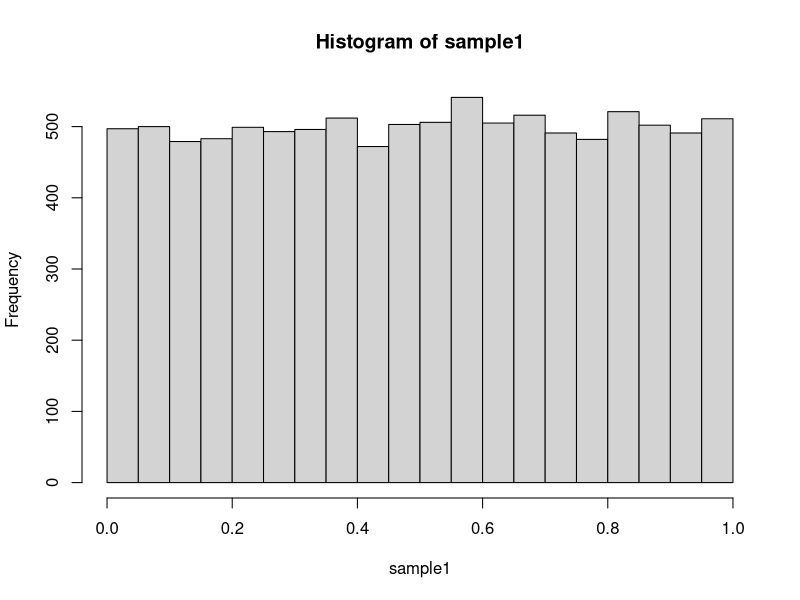
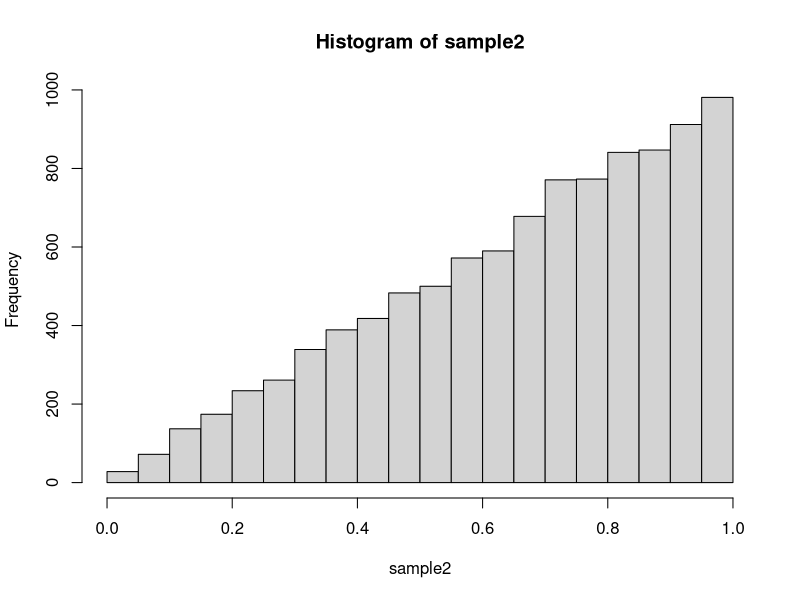
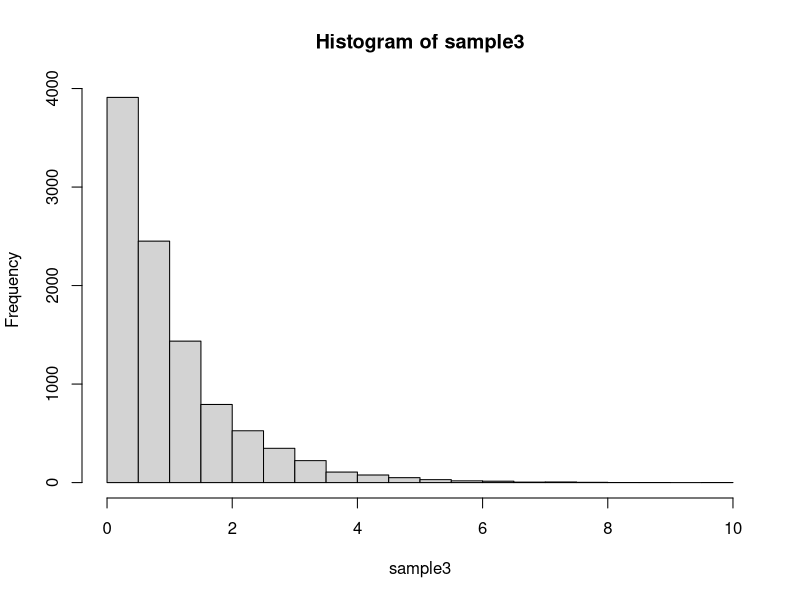

The R source for these figures, in order:
## ---- chunk 1
knitr::opts_chunk$set(
  collapse = TRUE,
  comment = "#>"
)
## ---- chunk 2
rejection_sampling <- function(n = 1, pdf, a = 0, b = 1, C) {
  # Here I use recursion to obtain the value of a single sample.
  one_sample = function(pdf, a, b, C){
    test_draw = runif(1, a, b)
    if (runif(1, 0, C) <= pdf(test_draw)) return(test_draw)
    return(one_sample(pdf, a, b, C))
  }
  # Here I break the sampling process up using my previously defined function.
  for (i in 1:n){
    if (i == 1) my_samples = one_sample(pdf, a, b, C)
    if (i != 1) my_samples = c(my_samples, one_sample(pdf, a, b, C))
  }
  return (my_samples)
}
d2_sampler_special <- function(n = 1, fx, fyx) {
  # Determine the values to be used with the rejection_sampling function (first time).
  a = 0
  b = 0

  while(integrate(fx, -Inf, a)$value > 1/10^4) a = a - 1
  while(integrate(fx, b, Inf)$value > 1/10^4) b = b + 1

  # Now find an approximate value for C (first time).
  C = optimize(fx, c(a,b), maximum = T)

  one_sample = function(fx, fyx, a, b, C){
  # Now use rejection sampling to find a value of x.
  x = rejection_sampling(1, fx, a, b, C$maximum)

  # Repeat the same process to find a sample from the conditional pdf of Y given X = x.
  fyx_given_x = function(y) fyx(y,x)

  j = 0
  k = 0

  while(integrate(fyx_given_x, -Inf, j)$value > 1/10^4) j = j - 1
  while(integrate(fyx_given_x, k, Inf)$value > 1/10^4) k = k + 1

  D = optimize(fyx_given_x, c(j,k), maximum = T)

  y = rejection_sampling(1, fyx_given_x, j, k, D$maximum)

  # Return the desired sample as a vector.
  return (c(x,y))
  }

  my_samples = list()
  # Here I break up the sampling process using my previously defined function.
  for (i in 1:n) {
    my_samples[[i]] = one_sample(fx, fyx, a, b, C)
  }
  return(my_samples)
}
## ---- chunk 3
sample1 = rejection_sampling(10^4, function(x)1, 0, 1, 1)
sample2 = rejection_sampling(10^4, function(x)2*x, 0, 1, 2)
sample3 = rejection_sampling(10^4, function(x)exp(-x), 0, 10, 1)
hist(sample1)
hist(sample2)
hist(sample3)
## ---- chunk 4
d2_sampler_special(3, function(x) {exp(-x^2/2)/sqrt(2*pi)}, function(y,x){exp(-y^2/2)/sqrt(2*pi)})
d2_sampler_special(3, function(x) {ifelse(x > 0, exp(-x), 0)}, function(y,x){ifelse(0 < y & y < x, 1/x, 0)})
d2_sampler_special(3, function(x) {ifelse(0 < x & x < 1, 1, 0)}, function(y,x){ifelse(0 < y, x*exp(-y*x), 0)})
